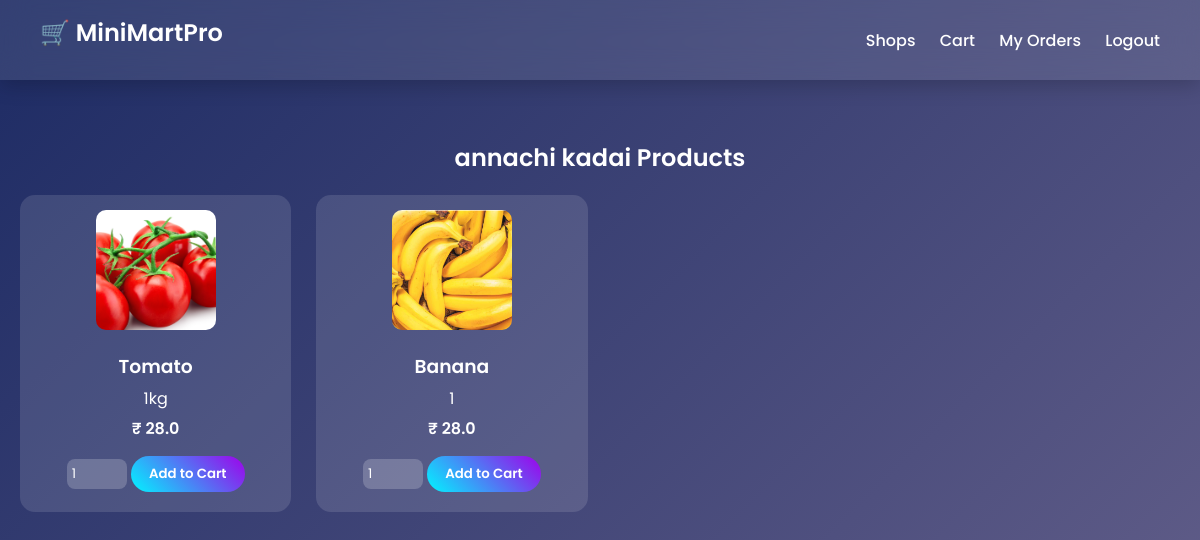
Page /shop/1 (signed in) on the committed database.
### models.py (models this page shows)
class Shop(db.Model):
    id = db.Column(db.Integer, primary_key=True)
    name = db.Column(db.String(150))
    address = db.Column(db.String(200))
    shop_code = db.Column(db.String(10), unique=True, default=generate_shop_code)
    owner_id = db.Column(db.Integer, db.ForeignKey('user.id'))
    products = db.relationship('Product', backref='shop')
    orders = db.relationship('Order', backref='shop')

class Product(db.Model):
    id = db.Column(db.Integer, primary_key=True)
    name = db.Column(db.String(150))
    description = db.Column(db.String(200))
    price = db.Column(db.Float)
    stock = db.Column(db.Integer)
    image = db.Column(db.String(200))
    shop_id = db.Column(db.Integer, db.ForeignKey('shop.id'))
    order_items = db.relationship('OrderItem', backref='product')

### app.py (the view)
@app.route('/shop/<int:shop_id>')
@login_required
def shop_products(shop_id):
    shop = Shop.query.get_or_404(shop_id)
    products = Product.query.filter_by(shop_id=shop.id).all()
    return render_template("shop_products.html", shop=shop, products=products)

### app.py (called while the page is built)
@login_manager.user_loader
def load_user(user_id):
    return User.query.get(int(user_id))

### templates/shop_products.html
{% extends "base.html" %}
{% block content %}
<h2 class="page-title">{{ shop.name }} Products</h2>
<div class="product-grid">
    {% for p in products %}
    <div class="product-card">
        {% if p.image %}
        <img src="{{ url_for('static', filename='uploads/' + p.image) }}" class="product-img">
        {% endif %}
        <div class="product-info">
            <h3>{{ p.name }}</h3>
            <p>{{ p.description }}</p>
            <p class="price">₹ {{ p.price }}</p>
            <form action="{{ url_for('add_to_cart', product_id=p.id) }}" method="POST">
                <input type="number" name="quantity" value="1" min="1" required>
                <button type="submit" class="btn">Add to Cart</button>
            </form>
        </div>
    </div>
    {% endfor %}
</div>
{% endblock %}

### templates/base.html (shortened to what this page needs)
<!DOCTYPE html>
<html>
<head>
    <link rel="stylesheet" href="{{ url_for('static', filename='css/style.css') }}">
</head>
<body>
<nav class="navbar">
    <h2>🛒 MiniMartPro</h2>
    <div>
        {% if current_user.is_authenticated %}
            {% if current_user.role == "owner" %}
                <a href="{{ url_for('owner_dashboard') }}">Dashboard</a>
            {% elif current_user.role == "customer" %}
                <a href="{{ url_for('shop_list') }}">Shops</a>
                <a href="{{ url_for('cart') }}">Cart</a>
                <a href="{{ url_for('my_orders') }}">My Orders</a>
            {% endif %}
            <a href="{{ url_for('logout') }}">Logout</a>
        {% else %}
            <a href="{{ url_for('login') }}">Login</a>
            <a href="{{ url_for('register') }}">Register</a>
        {% endif %}
    </div>
</nav>
<div class="container">
    {% block content %}{% endblock %}
</div>
</body>
</html>

### static/css/style.css (style rules this page uses)
* { margin:0; padding:0; box-sizing:border-box; font-family:'Poppins',sans-serif; }
body { min-height:100vh; background: linear-gradient(135deg,#1d2b64,#f8cdda); background-size: 300% 300%; animation: gradientMove 8s ease infinite; color:white; }
.navbar { display:flex; justify-content:space-between; align-items:center; padding:15px 40px; background:rgba(255,255,255,0.1); backdrop-filter:blur(15px); box-shadow:0 5px 20px rgba(0,0,0,0.2); }
.navbar a { color:white; text-decoration:none; margin-left:20px; font-weight:500; transition:0.3s; }
.container { width:100%; max-width:1200px; margin:40px auto; padding:20px; text-align:center; }
button, .btn { padding:8px 18px; border:none; border-radius:25px; background:linear-gradient(45deg,#00f5ff,#9f01ea); color:white; font-weight:600; cursor:pointer; transition:0.3s; text-decoration:none; display:inline-block; }
input,select { padding:8px; margin:8px 0; border:none; border-radius:10px; outline:none; background:rgba(255,255,255,0.2); color:white; }
.product-grid { display:grid; grid-template-columns:repeat(auto-fill,minmax(220px,1fr)); gap:25px; margin-top:20px; }
.product-card { background:rgba(255,255,255,0.12); padding:15px; border-radius:15px; text-align:center; transition:0.3s; }
.product-img { width:120px; height:120px; object-fit:cover; border-radius:10px; margin-bottom:10px; }
.product-card h3 { margin:5px 0; }
.price { font-weight:600; margin:5px 0 10px; }
.product-card input { width:60px; padding:5px; border-radius:8px; border:none; margin-bottom:8px; }
h1,h2,h3 { margin-bottom:15px; font-weight:600; }

### rows in the picture
Shop: name "annachi kadai"
Product: image (picture), name "Tomato", description "1kg", price "28.0"
Product: image (picture), name "Banana", description "1", price "28.0"
